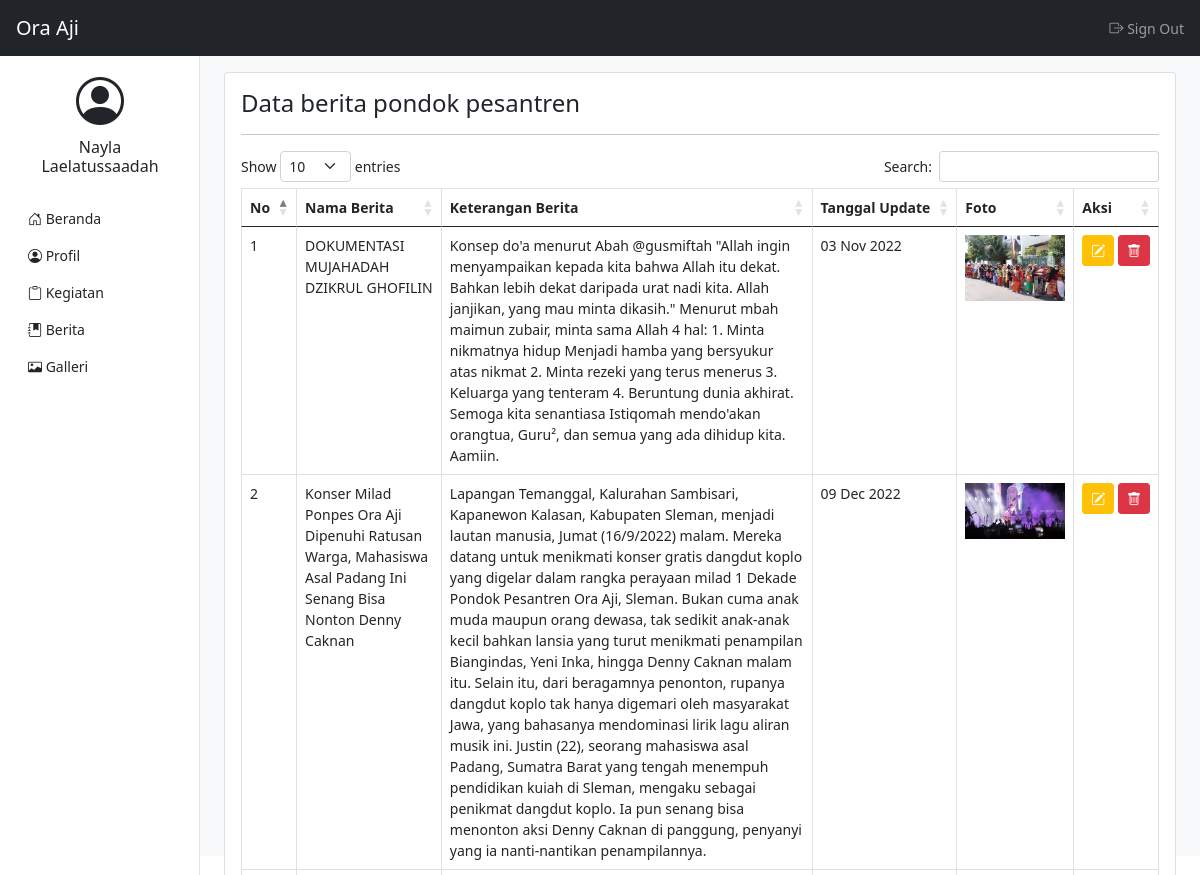
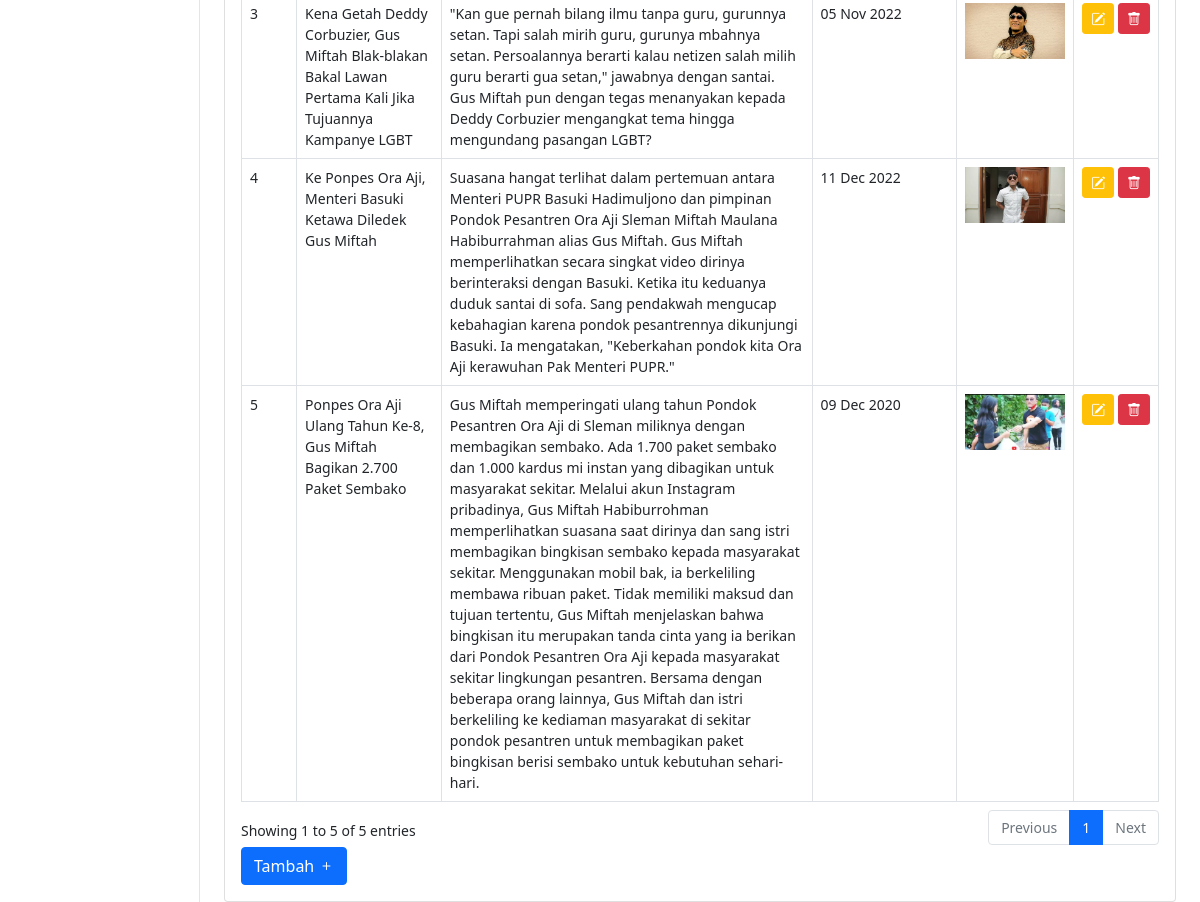
The app's page /admin/berita_tampil.php (signed in) with its own data (2 pictures, top to bottom).
### tables this page shows
CREATE TABLE `berita` (
  `id_berita` int(11) NOT NULL,
  `nama_berita` varchar(255) NOT NULL,
  `keterangan_berita` text NOT NULL,
  `foto_berita` varchar(255) NOT NULL,
  `tanggal_update` date NOT NULL
);

### admin/berita_tampil.php (the view)
<?php
include "header.php";
$ambil_berita = $koneksi -> query("SELECT * FROM berita");
$berita = array();
while ($tiap_berita = $ambil_berita -> fetch_assoc())
{
	$berita[] = $tiap_berita;
}
?>
<h4>Data berita pondok pesantren</h4>
<hr>
<table class="table table-bordered table-hover" id="thetable">
	<thead>
		<tr>
			<th>No</th>
			<th>Nama Berita</th>
			<th>Keterangan Berita</th>
			<th nowrap="nowrap">Tanggal Update</th>
			<th>Foto</th>
			<th>Aksi</th>
		</tr>
	</thead>
	<tbody>
		<?php foreach ($berita as $key => $value): ?>
			<tr>
				<td><?php echo $key+1; ?></td>
				<td><?php echo $value["nama_berita"]; ?></td>
				<td><?php echo $value["keterangan_berita"]; ?></td>
				<td nowrap="nowrap"><?php echo date("d M Y",strtotime($value["tanggal_update"])) ?></td>
				<td>
					<img src="../assets/file/<?php echo $value["foto_berita"]; ?>" width="100">
				</td>
				<td nowrap="nowrap">
					<a href="berita_ubah.php?id=<?php echo $value["id_berita"]; ?>" title="Ubah" class="btn-sm btn btn-warning">
						<span class="bi bi-pencil-square text-white"></span>
					</a>
					<a href="berita_hapus.php?id=<?php echo $value["id_berita"]; ?>" onclick="return confirm('Apakah anda yakin?')" title="Hapus" class="btn-sm btn btn-danger">
						<span class="bi bi-trash"></span>
					</a>
				</td>
			</tr>
		<?php endforeach ?>
	</tbody>
</table>
<a href="berita_tambah.php" title="Tambah" class="btn btn-primary">
	Tambah
	<span class="bi bi-plus"></span>
</a>
<?php
include "footer.php";
?>

### admin/header.php (shortened to what this page needs)
<?php
include "../koneksi.php";
$id = $_SESSION['admin'] ['id_admin'];
$aa = $koneksi -> query("SELECT * FROM admin WHERE id_admin = '$id'");
$admin = $aa->fetch_assoc();
?>
<!DOCTYPE html>
<html>
<head>
	<link rel="stylesheet" type="text/css" href="../assets/css/bootstrap.css">
	<link rel="stylesheet" type="text/css" href="https://cdn.jsdelivr.net/npm/bootstrap-icons@1.5.0/font/bootstrap-icons.css">
	<link rel="stylesheet" type="text/css" href="../assets/css/dashboard.css">
	<link rel="stylesheet" type="text/css" href="../assets/css/dataTables.bootstrap5.min.css">
</head>
<body>
	<header class="navbar navbar-dark bg-dark sticky-top">
		<a class="navbar-brand px-3" href="">Ora Aji</a>
		<div class="navbar-nav">
			<div class="nav-item">
				<a class="nav-link px-3" href="logout.php">
					<i class="bi bi-box-arrow-right"></i>
					Sign Out
				</a>
			</div>
		</div>
	</header>
	<div class="container-fluid">
		<div class="row">
			<nav id="sidebar" class="col-md-3 col-lg-2 bg-white position-fixed start-0 top-0 bottom-0 py-5 collapse d-md-block sidebar">
				<a href="profil_admin.php" class="text-decoration-none">
					<div class="container text-center pt-4">
						<span class="bi bi-person-circle display-5 text-dark"></span>
						<h6 class="pt-2 text-dark"><?php echo $admin["nama_admin"]; ?></h6>
					</div>
				</a>
				<div class="pt-3">
					<ul class="nav flex-column">
						<li class="nav-item">
							<a class="nav-link text-dark" href="index.php">
								<i class="bi bi-house-door"></i>
								Beranda
							</a>
						</li>
						<li class="nav-item">
							<a class="nav-link text-dark" href="profil_admin.php">
								<i class="bi bi-person-circle"></i>
								Profil
							</a>
						</li>
						<li class="nav-item">
							<a class="nav-link text-dark" href="kegiatan_tampil.php">
								<i class="bi bi-clipboard"></i>
								Kegiatan
							</a>
						</li>
						<li class="nav-item">
							<a class="nav-link text-dark" href="berita_tampil.php">
								<i class="bi bi-journal-bookmark-fill"></i>
								Berita
							</a>
						</li>
						<li class="nav-item">
							<a class="nav-link text-dark" href="galleri_tampil.php">
								<i class="bi bi-card-image"></i>
								Galleri
							</a>
						</li>
					</ul>
				</div>
			</nav>
		</div>
	</div>
	<main class="col-lg-10 col-md-9 ms-sm-auto px-sm-4 py-3 vh-100 bg-light">
		<div class="card">
			<div class="card-body">

### assets/css/dashboard.css (style rules this page uses)
body { font-size: 0.875rem; }
.sidebar { z-index: 100; box-shadow: inset -1px 0 0 0 rgba(0, 0, 0, 0.1); }

### records on screen
berita: nama_berita "DOKUMENTASI MUJAHADAH DZIKRUL GHOFILIN", keterangan_berita "Konsep do'a menurut Abah @gusmiftah \"Allah ingin menyampaikan kepada kita bahwa Allah itu dekat. Bahkan lebih dekat daripada urat nadi kita. Allah janjikan, yang mau minta dikasih.\" Menurut mbah maimun zubair, minta sama Allah 4 hal: 1. Minta nikmatnya hidup Menjadi hamba yang bersyukur atas nikmat 2. Minta rezeki yang terus menerus 3. Keluarga yang tenteram 4. Beruntung dunia akhirat. Semoga kita senantiasa Istiqomah mendo'akan orangtua, Guru², dan semua yang ada dihidup kita. Aamiin.", tanggal_update "03 Nov 2022", foto_berita (picture)
berita: nama_berita "Konser Milad Ponpes Ora Aji Dipenuhi Ratusan Warga, Mahasiswa Asal Padang Ini Senang Bisa Nonton Denny Caknan", keterangan_berita "Lapangan Temanggal, Kalurahan Sambisari, Kapanewon Kalasan, Kabupaten Sleman, menjadi lautan manusia, Jumat (16/9/2022) malam. Mereka datang untuk menikmati konser gratis dangdut koplo yang digelar dalam rangka perayaan milad 1 Dekade Pondok Pesantren Ora Aji, Sleman. Bukan cuma anak muda maupun orang dewasa, tak sedikit anak-anak kecil bahkan lansia yang turut menikmati penampilan Biangindas, Yeni Inka, hingga Denny Caknan malam itu. Selain itu, dari beragamnya penonton, rupanya dangdut koplo tak hanya digemari oleh masyarakat Jawa, yang bahasanya mendominasi lirik lagu aliran musik ini. Justin (22), seorang mahasiswa asal Padang, Sumatra Barat yang tengah menempuh pendidikan kuiah di…", tanggal_update "09 Dec 2022", foto_berita (picture)
berita: nama_berita "Kena Getah Deddy Corbuzier, Gus Miftah Blak-blakan Bakal Lawan Pertama Kali Jika Tujuannya Kampanye LGBT", keterangan_berita "\"Kan gue pernah bilang ilmu tanpa guru, gurunnya setan. Tapi salah mirih guru, gurunya mbahnya setan. Persoalannya berarti kalau netizen salah milih guru berarti gua setan,\" jawabnya dengan santai. Gus Miftah pun dengan tegas menanyakan kepada Deddy Corbuzier mengangkat tema hingga mengundang pasangan LGBT?", tanggal_update "05 Nov 2022", foto_berita (picture)
berita: nama_berita "Ke Ponpes Ora Aji, Menteri Basuki Ketawa Diledek Gus Miftah", keterangan_berita "Suasana hangat terlihat dalam pertemuan antara Menteri PUPR Basuki Hadimuljono dan pimpinan Pondok Pesantren Ora Aji Sleman Miftah Maulana Habiburrahman alias Gus Miftah. Gus Miftah memperlihatkan secara singkat video dirinya berinteraksi dengan Basuki. Ketika itu keduanya duduk santai di sofa. Sang pendakwah mengucap kebahagian karena pondok pesantrennya dikunjungi Basuki. Ia mengatakan, \"Keberkahan pondok kita Ora Aji kerawuhan Pak Menteri PUPR.\"", tanggal_update "11 Dec 2022", foto_berita (picture)
berita: nama_berita "Ponpes Ora Aji Ulang Tahun Ke-8, Gus Miftah Bagikan 2.700 Paket Sembako", keterangan_berita "Gus Miftah memperingati ulang tahun Pondok Pesantren Ora Aji di Sleman miliknya dengan membagikan sembako. Ada 1.700 paket sembako dan 1.000 kardus mi instan yang dibagikan untuk masyarakat sekitar. Melalui akun Instagram pribadinya, Gus Miftah Habiburrohman memperlihatkan suasana saat dirinya dan sang istri membagikan bingkisan sembako kepada masyarakat sekitar. Menggunakan mobil bak, ia berkeliling membawa ribuan paket. Tidak memiliki maksud dan tujuan tertentu, Gus Miftah menjelaskan bahwa bingkisan itu merupakan tanda cinta yang ia berikan dari Pondok Pesantren Ora Aji kepada masyarakat sekitar lingkungan pesantren. Bersama dengan beberapa orang lainnya, Gus Miftah dan istri berkeliling…", tanggal_update "09 Dec 2020", foto_berita (picture)

### other values on screen
$admin["nama_admin"] "Nayla Laelatussaadah"
